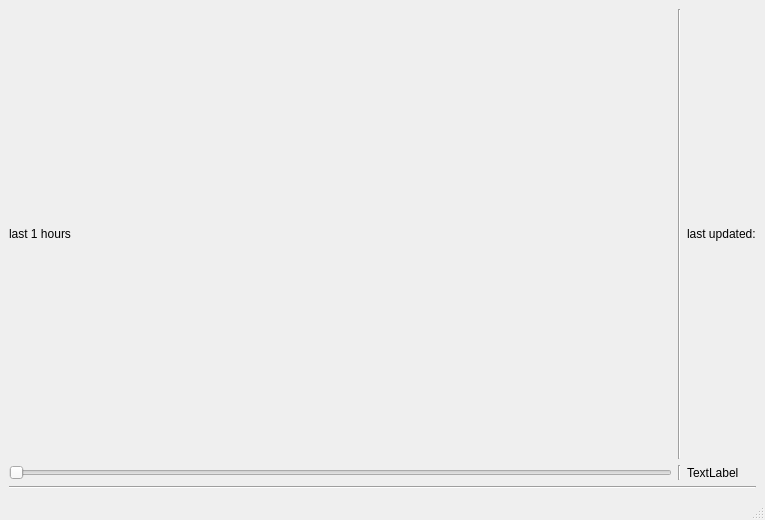
<?xml version="1.0" encoding="UTF-8"?>
<ui version="4.0">
 <class>MainWindow</class>
 <widget class="QMainWindow" name="MainWindow">
  <property name="geometry">
   <rect>
    <x>0</x>
    <y>0</y>
    <width>765</width>
    <height>520</height>
   </rect>
  </property>
  <property name="windowTitle">
   <string>MainWindow</string>
  </property>
  <widget class="QWidget" name="centralwidget">
   <layout class="QHBoxLayout" name="horizontalLayout">
    <item>
     <layout class="QGridLayout" name="gridLayout_2">
      <item row="2" column="0">
       <layout class="QGridLayout" name="gridLayout">
        <item row="1" column="0">
         <widget class="QSlider" name="horizontalSlider">
          <property name="minimum">
           <number>1</number>
          </property>
          <property name="maximum">
           <number>24</number>
          </property>
          <property name="orientation">
           <enum>Qt::Horizontal</enum>
          </property>
         </widget>
        </item>
        <item row="0" column="2">
         <widget class="Line" name="line_2">
          <property name="orientation">
           <enum>Qt::Vertical</enum>
          </property>
         </widget>
        </item>
        <item row="1" column="3">
         <widget class="QLabel" name="label_last_updated">
          <property name="text">
           <string>TextLabel</string>
          </property>
         </widget>
        </item>
        <item row="0" column="3">
         <widget class="QLabel" name="label_2">
          <property name="text">
           <string>last updated:</string>
          </property>
         </widget>
        </item>
        <item row="0" column="0">
         <widget class="QLabel" name="label_hours">
          <property name="text">
           <string>last 1 hours</string>
          </property>
         </widget>
        </item>
        <item row="1" column="2">
         <widget class="Line" name="line_3">
          <property name="orientation">
           <enum>Qt::Vertical</enum>
          </property>
         </widget>
        </item>
       </layout>
      </item>
      <item row="3" column="0">
       <widget class="Line" name="line">
        <property name="orientation">
         <enum>Qt::Horizontal</enum>
        </property>
       </widget>
      </item>
      <item row="4" column="0">
       <layout class="QGridLayout" name="gridLayout_6">
        <item row="0" column="0">
         <layout class="QGridLayout" name="gridLayout_tempreture"/>
        </item>
        <item row="0" column="1">
         <layout class="QGridLayout" name="gridLayout_humidity"/>
        </item>
       </layout>
      </item>
     </layout>
    </item>
   </layout>
  </widget>
  <widget class="QMenuBar" name="menubar">
   <property name="geometry">
    <rect>
     <x>0</x>
     <y>0</y>
     <width>765</width>
     <height>21</height>
    </rect>
   </property>
  </widget>
  <widget class="QStatusBar" name="statusbar"/>
 </widget>
 <resources/>
 <connections/>
</ui>
